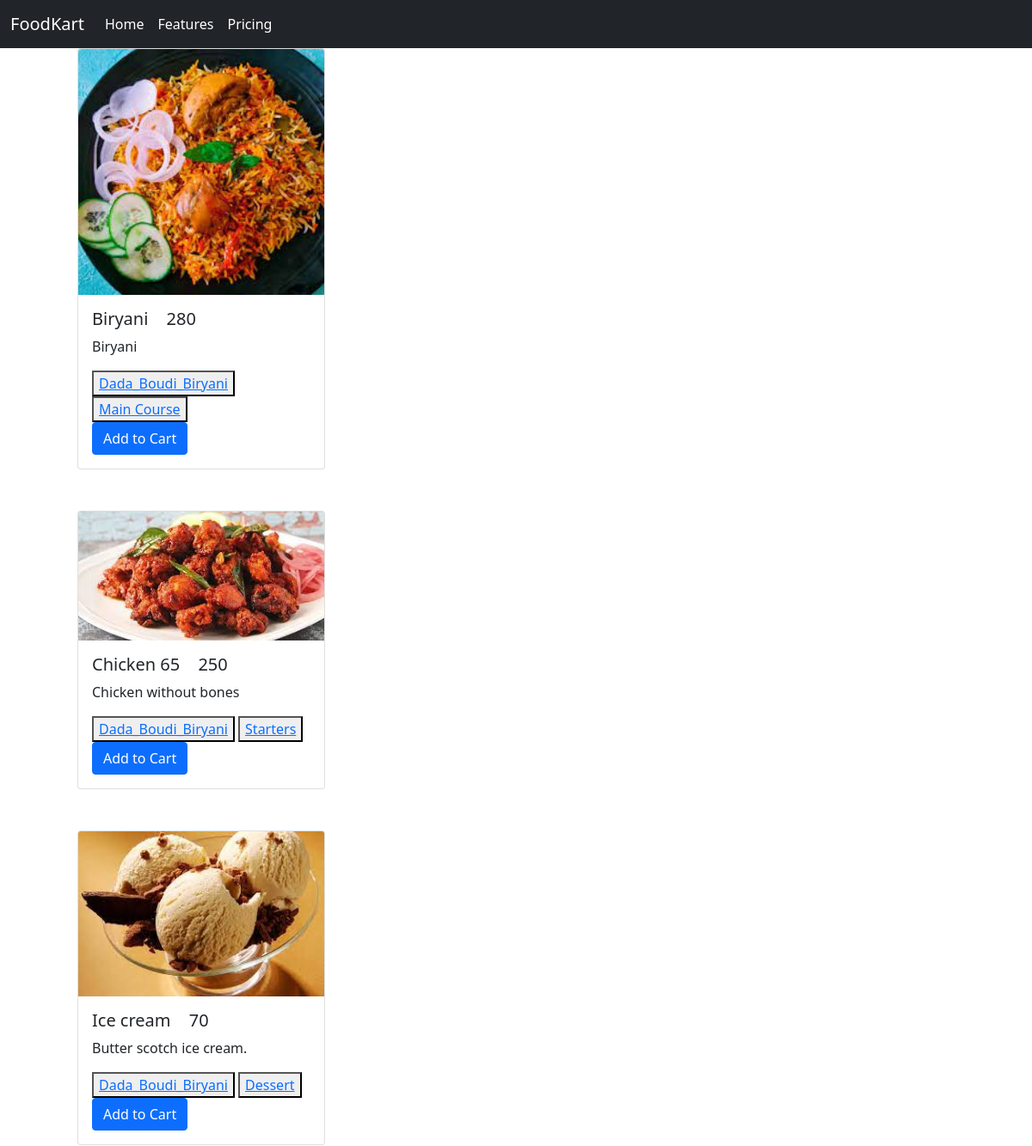
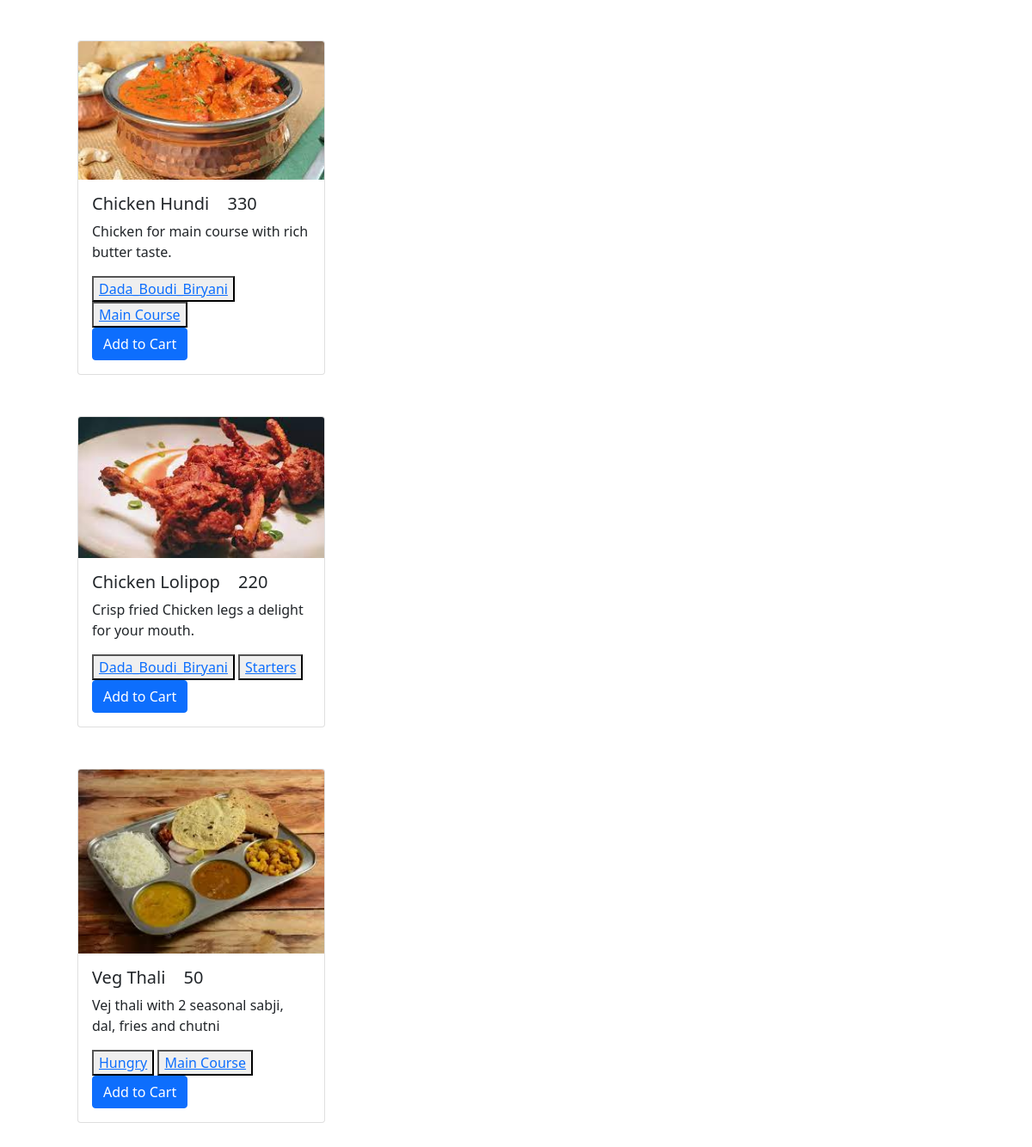
The page / on the database its author committed (2 pictures, top to bottom).
### menu/models.py (models this page shows, shortened)
class Dish(models.Model):
    id = models.AutoField(primary_key=True)
    name = models.CharField(max_length=200, null = False, blank = False, default = 'newItem')
    description = models.TextField()
    price = models.IntegerField()
    image = models.ImageField(null = False, blank = False)
    tags = models.ForeignKey(Tags, on_delete = models.CASCADE, null = True)
    resturant = models.ForeignKey(Resturant, on_delete = models.CASCADE)

class Tags(models.Model):
    tag = models.CharField(max_length=100)
    id = models.AutoField(primary_key=True)
    def __str__(self):
        return f'{self.tag}'

### menu/views.py (the view)
# urls.py: path('', views.index, name = 'index'),
def index(request):
    dish = Dish.objects.all()
    context = {
        'dish' : dish
    }
    return render(request, 'menu/index.html', context = context)

### Templates/menu/index.html (shortened to what this page needs)
{%load static%}
<!DOCTYPE html>
<html lang="en">
<head>
    <link href="https://cdn.jsdelivr.net/npm/bootstrap@5.1.3/dist/css/bootstrap.min.css" rel="stylesheet"
>
</head>
<body>
    <nav class="navbar navbar-expand-lg bg-dark ">
        <div class="container-fluid">
          <a class="navbar-brand text-white" href="{% url 'index' %}">FoodKart</a>
          <div class="collapse navbar-collapse" id="navbarNav">
            <ul class="navbar-nav">
              <li class="nav-item">
                <a class="nav-link active text-white" aria-current="page" href="#">Home</a>
              </li>
              <li class="nav-item">
                <a class="nav-link text-white" href="#">Features</a>
              </li>
              <li class="nav-item">
                <a class="nav-link text-white" href="#">Pricing</a>
              </li>
            </ul>
          </div>
        </div>
      </nav>
    {%for i in dish%}
    <div class="container">
    <div class="card mx-5" style="width: 18rem;">
        <img src="{{i.image.url}}" class="card-img-top" alt="...">
        <div class="card-body">
          <h5 class="card-title">{{i.name}} <span class="mx-3">{{i.price}}</span></h5>
          <p class="card-text">{{i.description}}</p>
          <button ><a href="{% url 'resturant_search' i.resturant%}">{{i.resturant}}</a></button>
          <button ><a href="{% url 'tag_search' i.tags%}">{{i.tags}}</a></button>
          <br>
          <a href="#" class="btn btn-primary">Add to Cart</a>
        </div>
      </div>
    </div>
      <br><br>
    {%endfor%}
</body>
</html>

### rows shown on the page
Dish: image (picture), name "Biryani", price "280", description "Biryani", resturant "Dada_Boudi_Biryani", tags "Main Course"
Dish: image (picture), name "Chicken 65", price "250", description "Chicken without bones", resturant "Dada_Boudi_Biryani", tags "Starters"
Dish: image (picture), name "Ice cream", price "70", description "Butter scotch ice cream.", resturant "Dada_Boudi_Biryani", tags "Dessert"
Dish: image (picture), name "Chicken Hundi", price "330", description "Chicken for main course with rich butter taste.", resturant "Dada_Boudi_Biryani", tags "Main Course"
Dish: image (picture), name "Chicken Lolipop", price "220", description "Crisp fried Chicken legs a delight for your mouth.", resturant "Dada_Boudi_Biryani", tags "Starters"
Dish: image (picture), name "Veg Thali", price "50", description "Vej thali with 2 seasonal sabji, dal, fries and chutni", resturant "Hungry", tags "Main Course"
